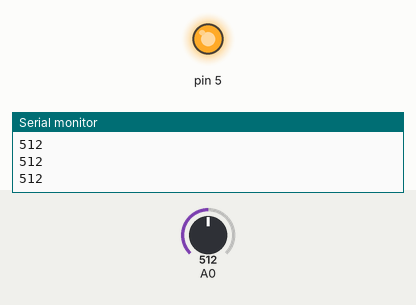
Recording of a sketch running on a simulated Arduino Uno, built with avr-gcc and run on an emulated ATmega328P. On the bench: output pins drawn as LEDs (lit = HIGH), the last lines printed to the serial monitor. The test bench sets the inputs (shaded band); at power-on: A0 = 512.

Above: at 1.2 s.
1.3 s: A0 set to 5
2.8 s: A0 set to 2
At 3.5 s:
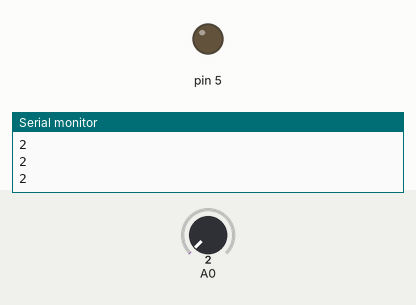
4.3 s: A0 set to 122
At 5.0 s:
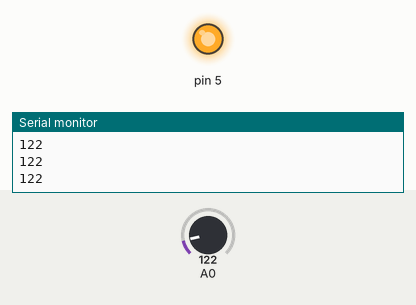
5.8 s: A0 set to 0
At 6.8 s:
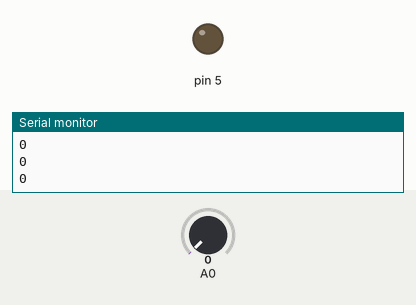
Timing chart, 0 to 8.3 s (numbered marks = the images above; inputs shaded):
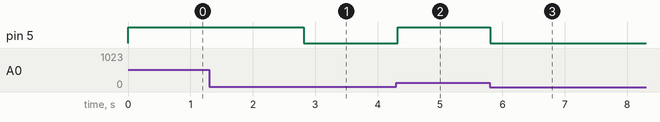

Measured:
- the behaviour switches between 4 and 3 on A0 (found by bisection; images 0 and 1)
- after the input at 2.8 s, pin 5: HIGH → LOW at once
- after the input at 4.3 s, pin 5: LOW → HIGH at once
- after the input at 5.8 s, pin 5: HIGH → LOW at once

The sketch:

potentiometer.ino
```cpp
void setup() {
  pinMode(5,OUTPUT);
  Serial.begin(9600);

}

void loop() {
  int n = analogRead(0); //포텐셔미터 값 read(0~1023)
  Serial.println(n);
  digitalWrite(5,n/4); //포텐셔미터로 읽은 값을 4로 나눠서 write해준다. (0~255)
  digitalWrite(6,n/4); //포텐셔미터로 읽은 값을 4로 나눠서 write해준다. (0~255)

  delay(30);
}
```
